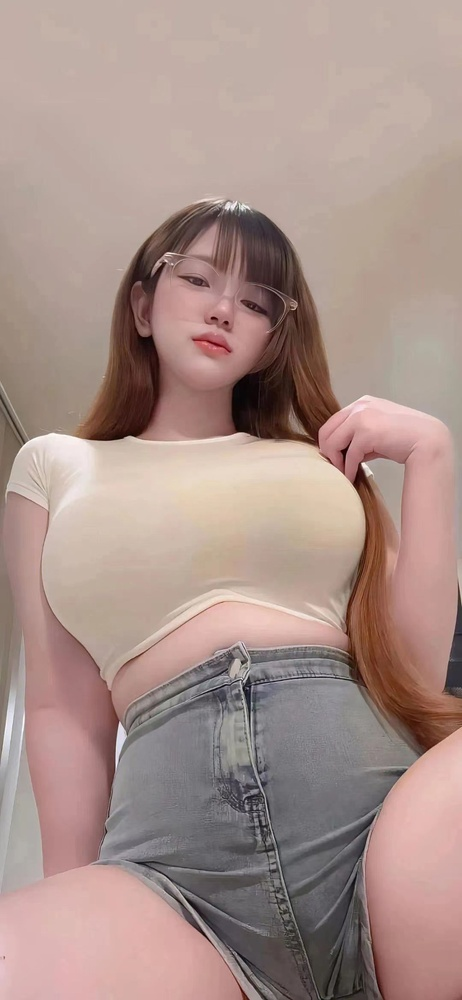
#> input picture opencv_excercize/test/test1.jpeg, 462 x 1000 px, shrunk from 1080 x 2336 before the run; its folder holds only this picture in this run
$ python 101301.py
#> lines starting #> are read from the running program, lines starting #| are printed output that depends on the picture; after the words box and inside, x2 and y2 are one past the last pixel; in counts of white or black regions, pixels touching at a corner belong together
#gray = cv2.cvtColor(img,cv2.BGR2GRAY)
#gray = cv2.HaussianBlur(gray,(5,5),0)

#将边缘轮廓转换为几何语言，将检测到的边缘尽量贴近真实边缘
#canny流水线：高斯平滑去噪-sobel梯度计算-非极大值抑制-双阈值分类-滞后连接
#噪音的孤立点梯度变化明显，容易误判故需要高斯平滑；sobel用一对卷积核沿着xy分别卷积后合成；
#双阈值high和low，高于high是边缘低于low非边缘，中间就交给滞后连接处理；滞后连接也就是将和强边缘有连接的弱边缘作为强边缘；
#霍夫转换，像素点投票制，直线用ρ表示长度θ表示角度，基于像素点的x，预设4张θ角度30 60 90 0（这就是参数np.pi/180来决定步长），然后看各个像素点投票出来的重合的ρ和西塔,找到最高的重合点

import  cv2
import numpy as np
from pathlib import Path

img_dir = Path('test')
img_path = list(img_dir.glob('*.jpeg'))

for path in img_path:
    img = cv2.imread(str(path))
#> img is the input picture: shape (1000, 462, 3); mean B, G, R 138.5, 145.2, 168.4
    if img is None:
        print(f'跳过无法读取的文件：{path}')
        continue

    gray = cv2.cvtColor(img,cv2.COLOR_BGR2GRAY)
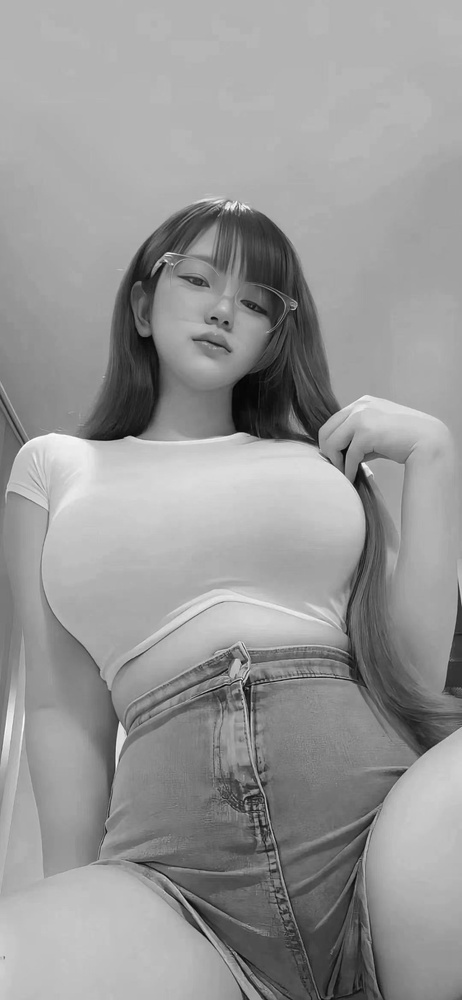
#> gray: shape (1000, 462); min 2, max 254, mean 151.3
    blur = cv2.GaussianBlur(gray,(5,5),1)
    edges = cv2.Canny(blur,60,160)
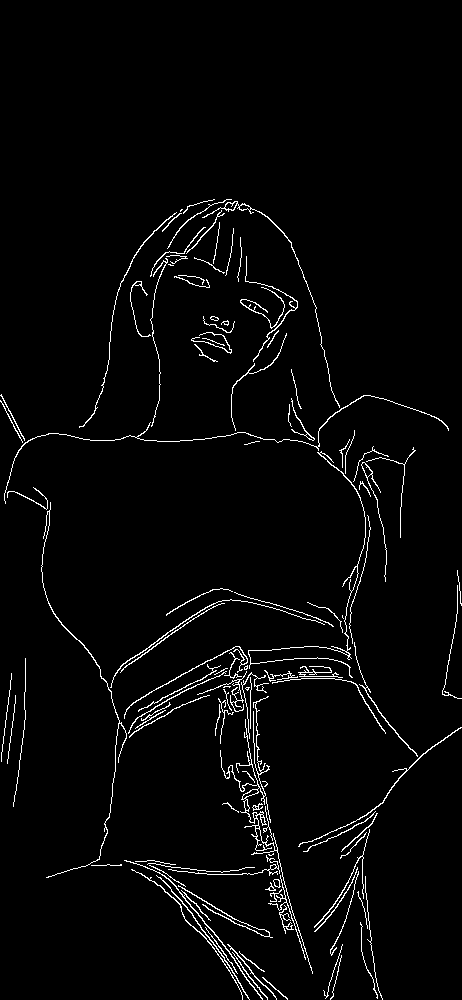
#> edges: shape (1000, 462); 2.8% white in thin lines or dots, all inside (x1, y1, x2, y2) = (0, 199, 462, 1000)

    lines = cv2.HoughLinesP(
        edges,1,np.pi/180,
        threshold = 60,
        minLineLength=60,
        maxLineGap=12,
    )
#> lines = 46 rows, first 6: [152, 860, 267, 997], [276, 850, 295, 920], [252, 778, 257, 853], [233, 647, 274, 904], [256, 739, 267, 809], [254, 759, 293, 929]

    if lines is not None:
        for line in lines[:,0]:
            x1,y1,x2,y2 = line
            length = np.hypot(x2-x1,y2-y1)
            if length < 80:
                continue
            cv2.line(img,(x1,y1),(x2,y2),(0,0,255),2)
#> this loop made 46 passes
#> (x1, y1, x2, y2, length) on passes 1 to 12: (152, 860, 267, 997, 178.9), (276, 850, 295, 920, 72.53), (252, 778, 257, 853, 75.17), (233, 647, 274, 904, 260.2), (256, 739, 267, 809, 70.86), (254, 759, 293, 929, 174.4), (256, 785, 289, 929, 147.7), (105, 681, 190, 620, 104.6), (136, 700, 223, 652, 99.36), (367, 908, 376, 982, 74.55), (345, 616, 349, 681, 65.12), (247, 765, 288, 929, 169)
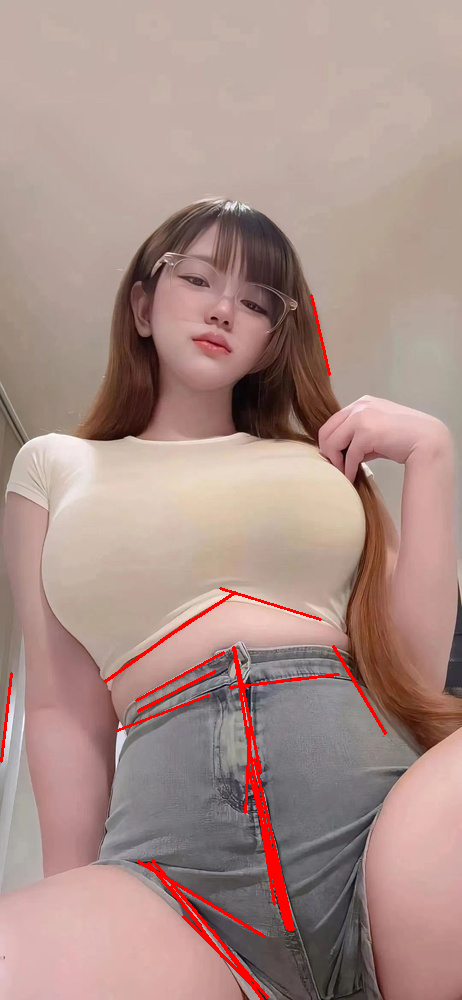
#> img: shape (1000, 462, 3); 1.6% of pixels changed, all inside (x1, y1, x2, y2) = (0, 294, 387, 1000)

    cv2.imwrite('06_lines.png',img)
    cv2.imwrite('06_edges.png',edges)

$ run again, on opencv_excercize/test/test5.jpeg
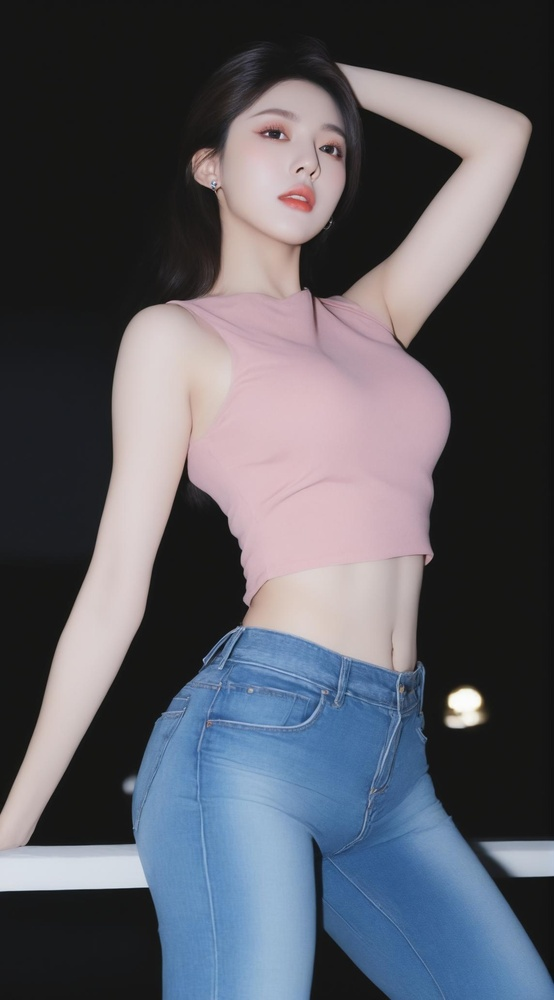
#> input picture opencv_excercize/test/test5.jpeg, 554 x 1000 px, shrunk from 1144 x 2064 before the run
#> img is the input picture: shape (1000, 554, 3); mean B, G, R 98.5, 90, 88.8
#> `edges = cv2.Canny(blur,60,160)`:
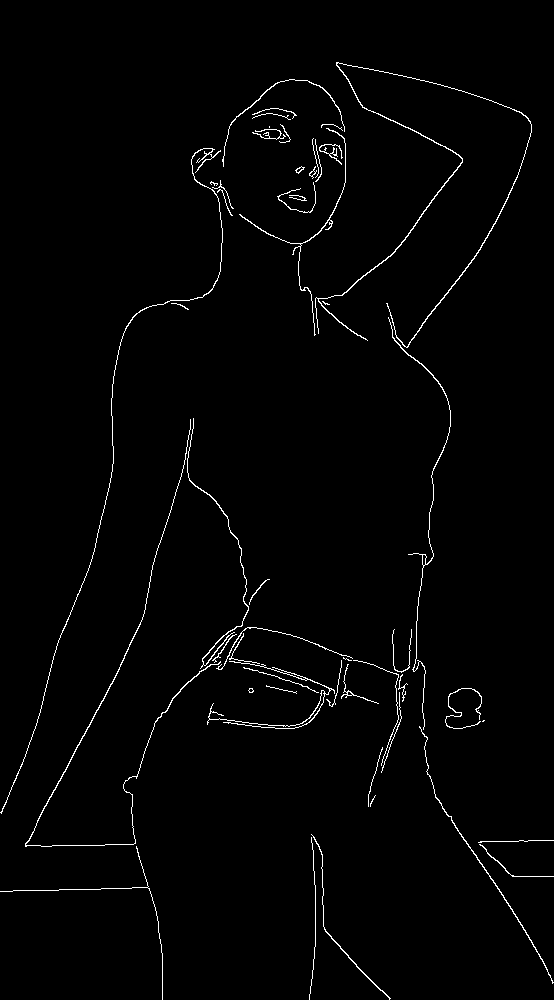
#> edges: shape (1000, 554); 1.5% white in thin lines or dots
#> lines = 23 rows, first 6: [79, 744, 119, 669], [435, 795, 522, 925], [315, 946, 315, 885], [36, 823, 128, 649], [395, 251, 462, 159], [435, 308, 481, 247]
#> the loop `for line in lines[:,0]:` made 23 passes
#> (x1, y1, x2, y2, length) on passes 1 to 8: (79, 744, 119, 669, 85), (435, 795, 522, 925, 156.4), (315, 946, 315, 885, 61), (36, 823, 128, 649, 196.8), (395, 251, 462, 159, 113.8), (435, 308, 481, 247, 76.4), (247, 661, 378, 703, 137.6), (85, 889, 147, 887, 62.03)
#> after the loop `for line in lines[:,0]:`:
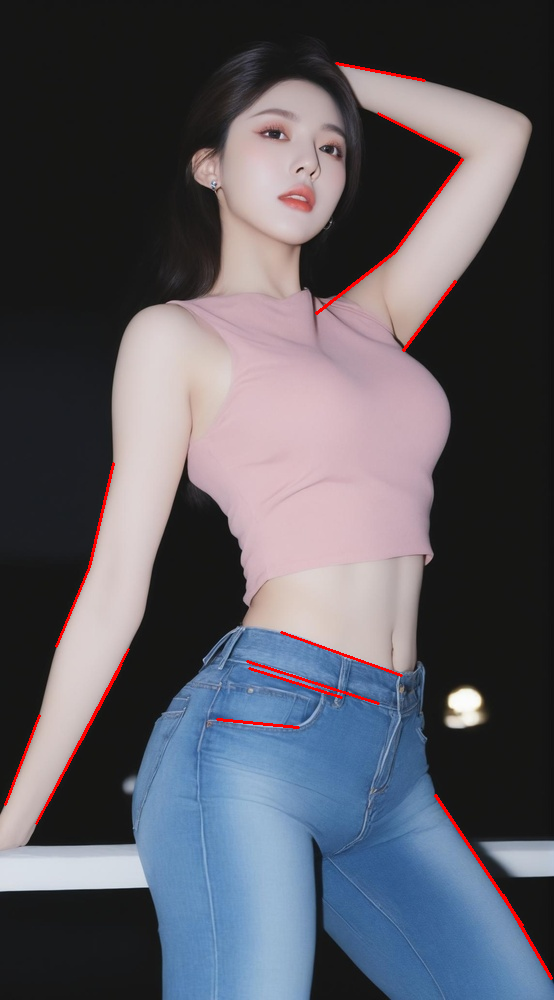
#> img: shape (1000, 554, 3); 0.89% of pixels changed, all inside (x1, y1, x2, y2) = (4, 62, 553, 980)

$ run again, on opencv_excercize/test/test7.jpeg
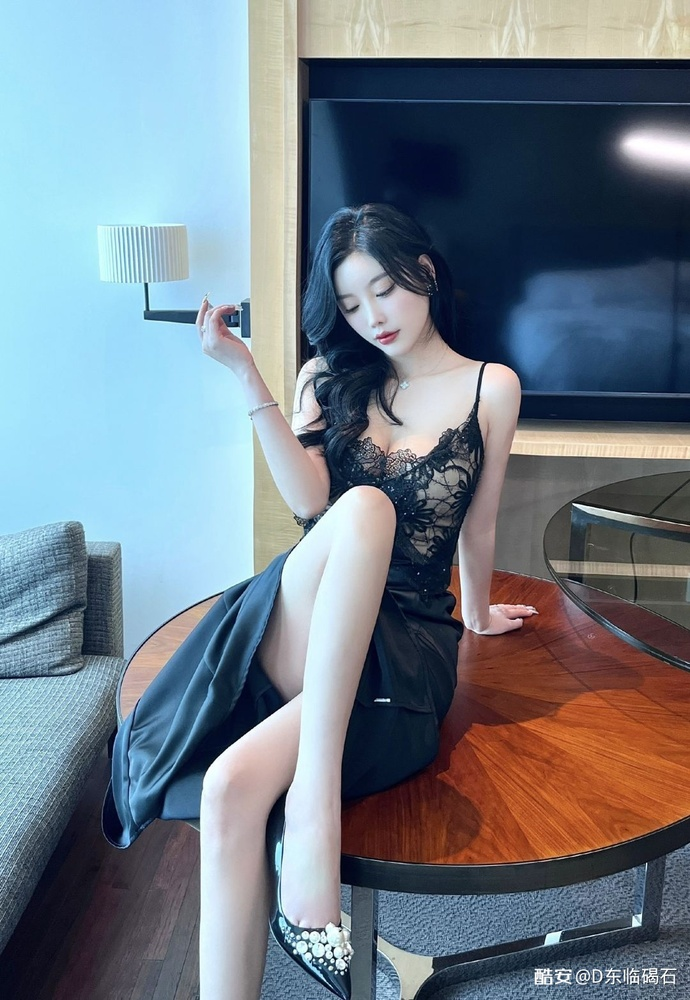
#> input picture opencv_excercize/test/test7.jpeg, 690 x 1000 px, shrunk from 1080 x 1565 before the run
#> img is the input picture: shape (1000, 690, 3); mean B, G, R 136.4, 125.8, 113.7
#> `edges = cv2.Canny(blur,60,160)`:
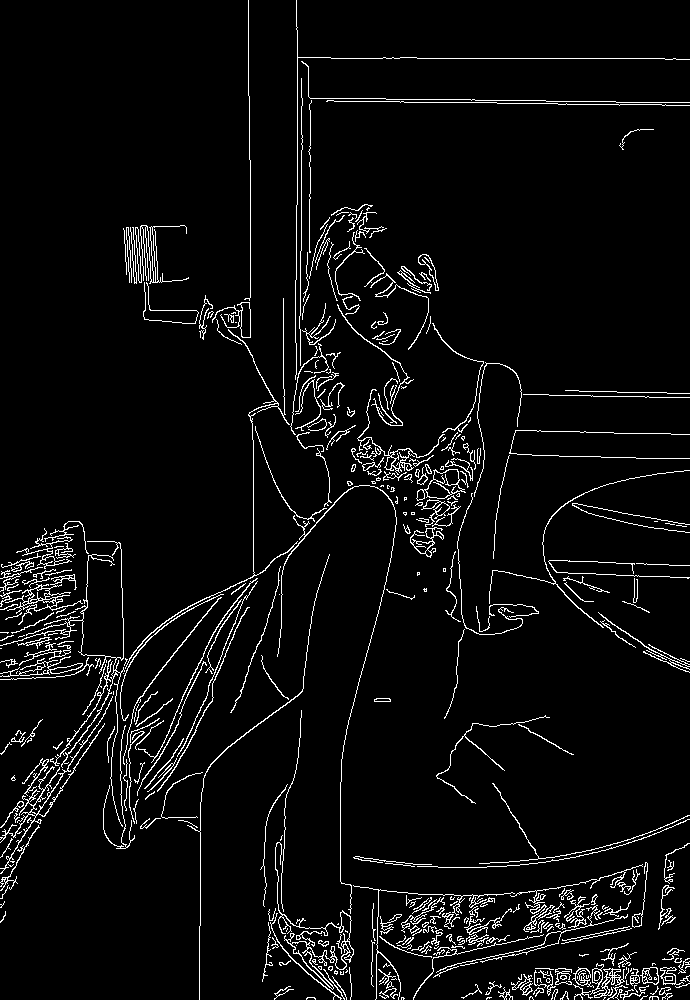
#> edges: shape (1000, 690); 4.8% white in thin lines or dots
#> lines = 184 rows, first 6: [331, 58, 399, 58], [250, 337, 250, 160], [500, 100, 671, 102], [297, 204, 297, 27], [11, 854, 88, 736], [577, 456, 662, 458]
#> the loop `for line in lines[:,0]:` made 184 passes
#> (x1, y1, x2, y2, length) on passes 1 to 3: (331, 58, 399, 58, 68), (250, 337, 250, 160, 177), (500, 100, 671, 102, 171)
#> after the loop `for line in lines[:,0]:`:
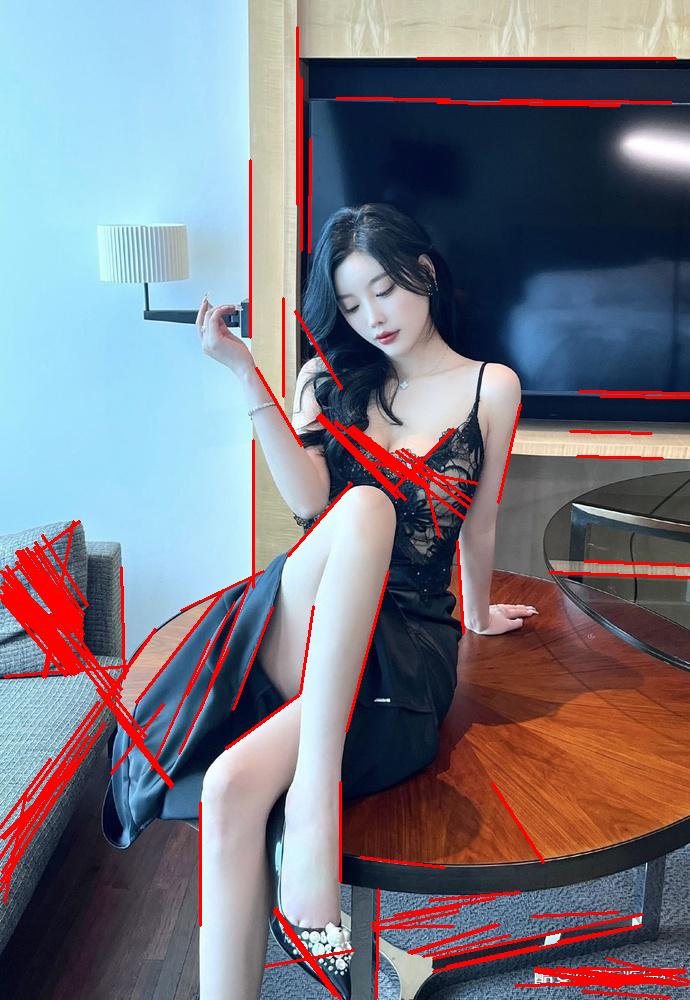
#> img: shape (1000, 690, 3); 5.26% of pixels changed, all inside (x1, y1, x2, y2) = (0, 26, 690, 1000)
